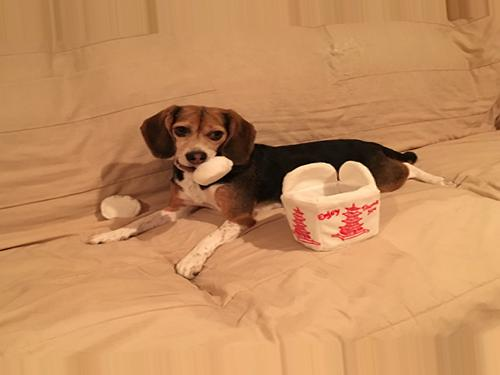
#> input picture PractitionerBundle/Chapter2/GeneratedImages/image_0_1294.jpg, 500 x 375 px
$ python convolution.py --image ../../PractitionerBundle/Chapter2/GeneratedImages/image_0_1294.jpg
#> lines starting #> are read from the running program, lines starting #| are printed output that depends on the picture
# importing necessary packages
from skimage.exposure import rescale_intensity
import numpy as np
import argparse
import cv2


def convolve(image, K):
    # grab the spatial dimentions of the image and kernel
    (iH, iW) = image.shape[:2]
    (kH, kW) = K.shape[:2]
    print('Shape of kernel is', K.shape[:2])
    print('Shape of image is', image.shape)

    # allocate memory for the output image, taking care to 'pad'
    # the borders of the input image so the spatial size (i.e.,
    # width and height) are not reduced
    pad = (kW - 1) // 2
    image = cv2.copyMakeBorder(image, pad, pad, pad, pad, cv2.BORDER_REPLICATE)
    output = np.zeros((iH, iW), dtype='float')

    # loop over the input image, 'sliding' the kernel across
    # each (x, y)-coordinate from left-to-right and top-to-bottom
    for y in np.arange(pad, iH + pad):
        for x in np.arange(pad, iW + pad):
            # extract the ROI(Region of Interest)
            # of the image by extracting the
            # *center* region of the current (x, y)-coordinates
            # dimentions
            roi = image[y - pad: y + pad + 1, x - pad:x + pad + 1]

            # perform the actual convolution by taking the
            # element-wise multiplication between the ROI and
            # the kernel, then summing the matrix
            k = (roi * K).sum()

            # store the convolbed value in the output(x, y)-
            # coordinate of the input image
            output[y - pad, x - pad] = k

        # rescale the output image to be in the range [0, 255]
    output = rescale_intensity(output, in_range=(0, 255))
    output = (output * 255).astype('uint8')

    # return the output image
    return output


# construct the argument parse and parse the arguments
ap = argparse.ArgumentParser()
ap.add_argument('-i', '--image', required=True, help='path to the image')
args = vars(ap.parse_args())

# construct average blurring kernels used to smooth an image
smallBlur = np.ones((7, 7), dtype='float') * (1.0 / (7 * 7))
largeBlur = np.ones((21, 21), dtype='float') * (1.0 / (21 * 21))

sharpen = np.array(([0, -1, 0], [-1, 5, -1], [0, -1, 0]), dtype='int')

# construct the Laplacian kernel used to detect edge-like regions in the image
laplacian = np.array(([0, 1, 0], [1, -4, 1], [0, 1, 0]), dtype='int')

# construct the Sobel x-axis kernel
sobelX = np.array(([-1, 0, 1], [-2, 0, 2], [-1, 0, 1]), dtype='int')

# construct the Sobel y-axis kernel
sobelY = np.array(([-1, -2, -1], [0, 0, 0], [-1, 0, 1]), dtype='int')

# construct an amboss kernel
emboss = np.array(([-2, -1, 0], [-1, 1, 1], [0, 1, 2]), dtype='int')

# construct the kernel bank, a list of kernels we're going to apply
# using both our custom 'convolw' function ond OpenCV's 'filter2D'
# function
kernelBank = (('small_blur', smallBlur),
              ('large_blur', largeBlur),
              ('sharpen', sharpen),
              ('laplacian', laplacian),
              ('sobel_x', sobelX),
              ('sobel_y', sobelY),
              ('emboss', emboss))

# load the input image and convert it to grayscale
image = cv2.imread(args['image'])
#> image is the input picture: shape (375, 500, 3); mean B, G, R 92.8, 140.5, 196
gray = cv2.cvtColor(image, cv2.COLOR_BGR2GRAY)
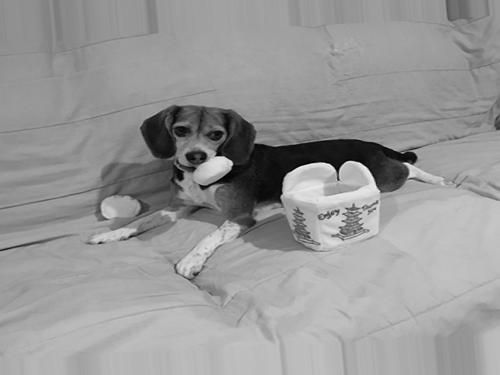
#> gray: shape (375, 500); min 0, max 250, mean 151.7

# loop over the kernels
for (kernelName, K) in kernelBank:
    # apply the kernel to the grayscale image using both our custom
    # 'convolve' function and OpenCV's 'filter2D' function
    print('[INFO] applying {} kernel'.format(kernelName))
    convolveOutput = convolve(gray, K)
    opencvOutput = cv2.filter2D(gray, -1, K)

    # show the output images
    cv2.imshow('Original', gray)
    cv2.imshow('{} - convole'.format(kernelName), convolveOutput)
    cv2.imshow('{} - opencv'.format(kernelName), opencvOutput)
    cv2.waitKey(0)
    cv2.destroyAllWindows()
#> this loop made 7 passes
#> pass 1, in convolve, `image = cv2.copyMakeBorder(image, pad, pad, pad, pad, cv2.BORDER_REPLI..`:
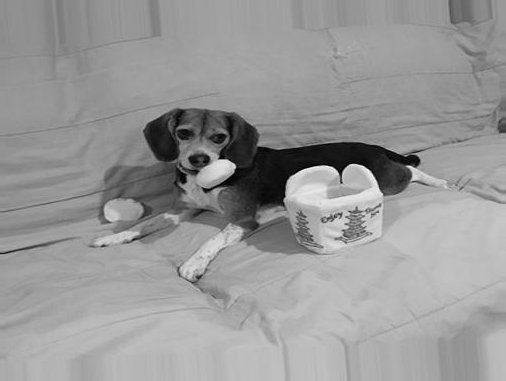
#> image: shape (381, 506); min 0, max 250, mean 151.9
#> pass 1, `convolveOutput = convolve(gray, K)`:
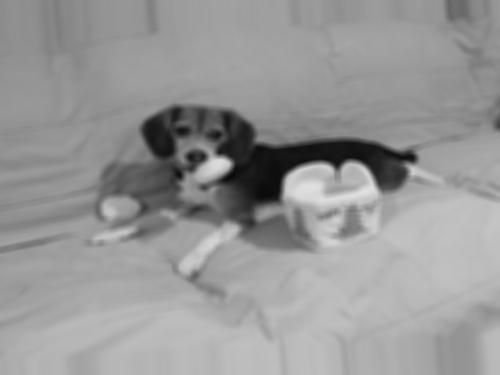
#> convolveOutput: shape (375, 500); min 10, max 224, mean 151.2
#> pass 2, in convolve (call 2), `image = cv2.copyMakeBorder(image, pad, pad, pad, pad, cv2.BORDER_REPLI..`:
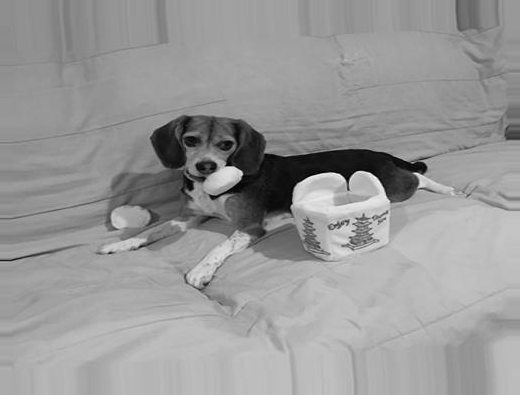
#> image: shape (395, 520); min 0, max 250, mean 152.3

$ run again, on PractitionerBundle/Chapter2/GeneratedImages/image_0_2599.jpg
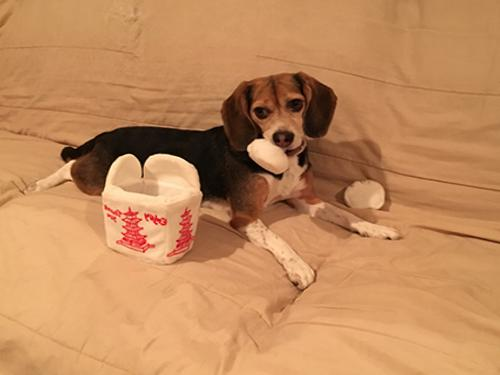
#> input picture PractitionerBundle/Chapter2/GeneratedImages/image_0_2599.jpg, 500 x 375 px
#> image is the input picture: shape (375, 500, 3); mean B, G, R 91.8, 138, 193.6
#> the loop `for (kernelName, K) in kernelBank: # apply the kernel to the grayscale..` made 7 passes
#> pass 1, `convolveOutput = convolve(gray, K)`:
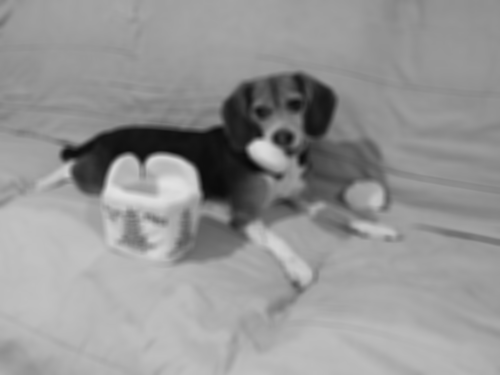
#> convolveOutput: shape (375, 500); min 8, max 225, mean 148.8
#> pass 2, in convolve (call 2), `image = cv2.copyMakeBorder(image, pad, pad, pad, pad, cv2.BORDER_REPLI..`:
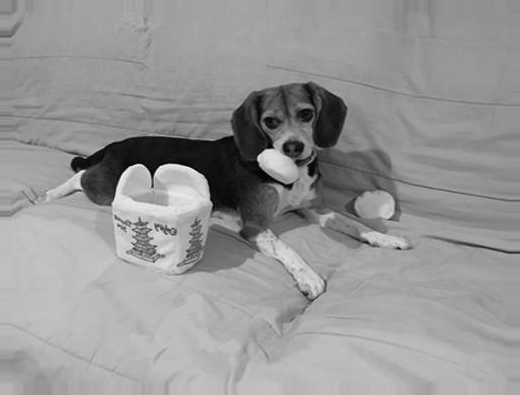
#> image: shape (395, 520); min 1, max 246, mean 150.4

$ run again, on PractitionerBundle/Chapter2/GeneratedImages/image_0_512.jpg
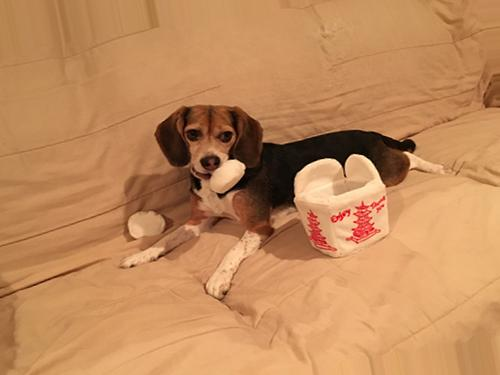
#> input picture PractitionerBundle/Chapter2/GeneratedImages/image_0_512.jpg, 500 x 375 px
#> image is the input picture: shape (375, 500, 3); mean B, G, R 91, 137.9, 193.3
#> the loop `for (kernelName, K) in kernelBank: # apply the kernel to the grayscale..` made 7 passes
#> pass 1, `convolveOutput = convolve(gray, K)`:
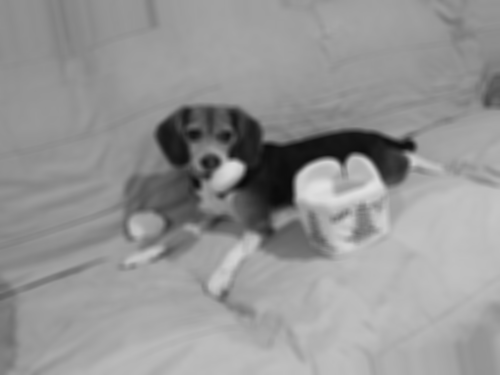
#> convolveOutput: shape (375, 500); min 9, max 225, mean 148.6
#> pass 2, in convolve (call 2), `image = cv2.copyMakeBorder(image, pad, pad, pad, pad, cv2.BORDER_REPLI..`:
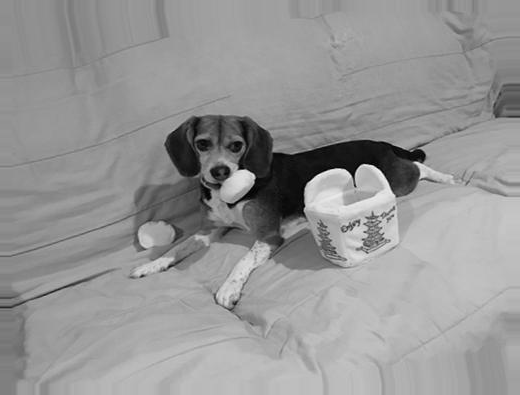
#> image: shape (395, 520); min 1, max 248, mean 149.7

$ run again, on PractitionerBundle/Chapter2/GeneratedImages/image_0_5289.jpg
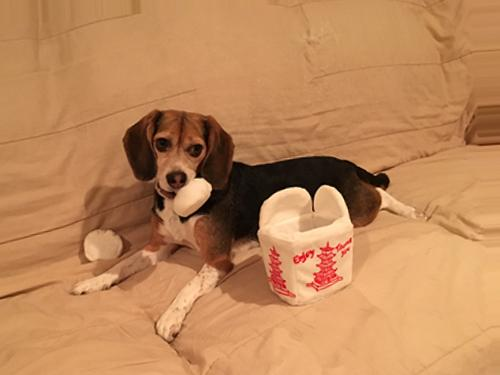
#> input picture PractitionerBundle/Chapter2/GeneratedImages/image_0_5289.jpg, 500 x 375 px
#> image is the input picture: shape (375, 500, 3); mean B, G, R 89.5, 135.2, 190.4
#> the loop `for (kernelName, K) in kernelBank: # apply the kernel to the grayscale..` made 7 passes
#> pass 1, `convolveOutput = convolve(gray, K)`:
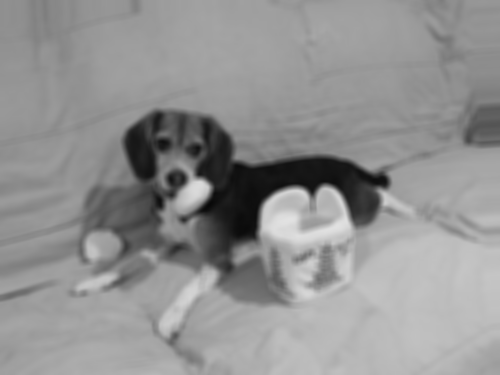
#> convolveOutput: shape (375, 500); min 8, max 226, mean 146
#> pass 2, in convolve (call 2), `image = cv2.copyMakeBorder(image, pad, pad, pad, pad, cv2.BORDER_REPLI..`:
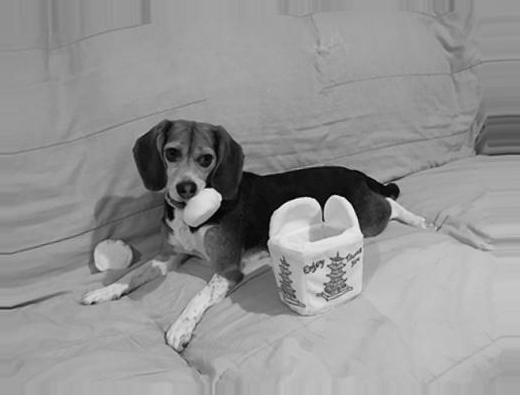
#> image: shape (395, 520); min 1, max 248, mean 147.5
